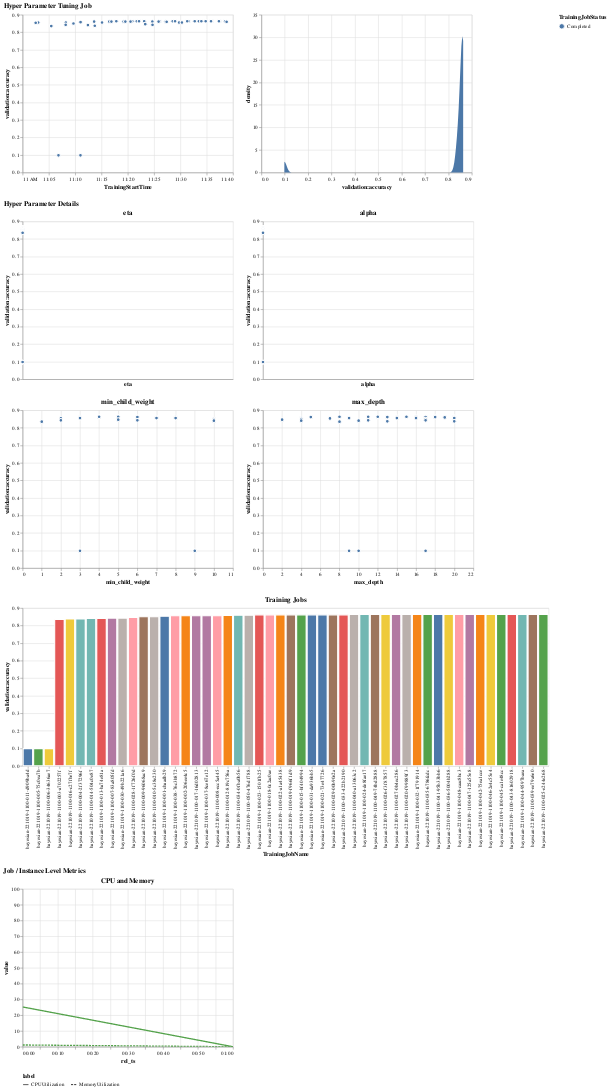

The notebook cell saved with this chart:
### Markdown cell above
Please ensure that the role used by SageMaker allows the cloudwatch:ListMetrics action on IAM.

### Code cell
analyze_hpo_job(tuner)
